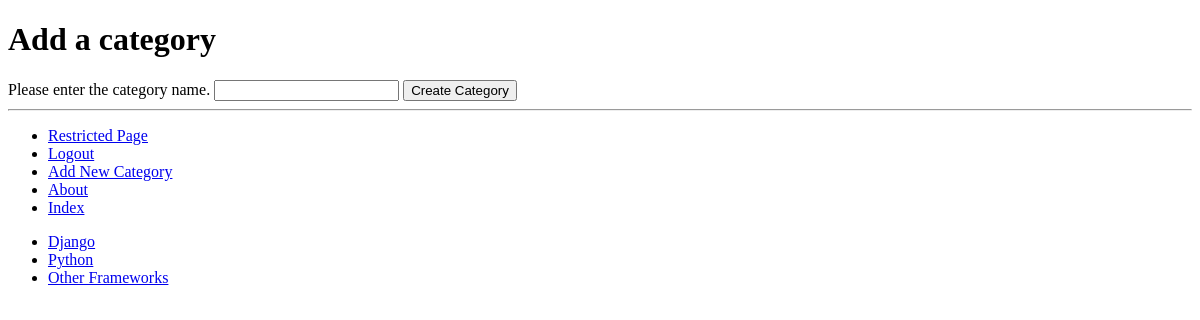
Before: /rango/add_category/ (signed in) with the older database file.
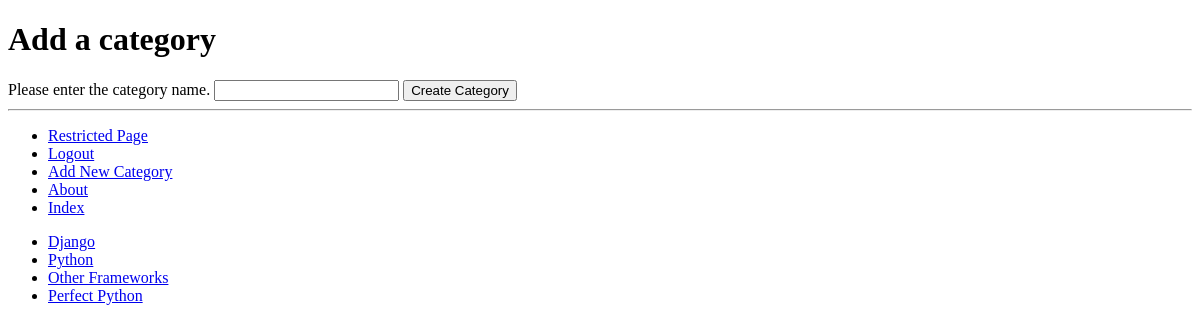
After: the same page with the newer database file.
### rango/models.py (models this page shows, shortened)
class Category(models.Model):
    name = models.CharField(max_length=128, unique=True)
    views = models.IntegerField(default=0)
    likes = models.IntegerField(default=0)
    slug = models.SlugField(unique=True)
    class Meta:
        verbose_name_plural = 'categories'

### rango/views.py (the view, shortened to what this page needs)
@login_required
def add_category(request):
    form = CategoryForm()
    return render(request, 'rango/add_category.html', {'form': form})

### rango/forms.py
class CategoryForm(forms.ModelForm):
    name = forms.CharField(max_length=128, help_text="Please enter the category name.")
    views = forms.IntegerField(widget=forms.HiddenInput(), initial=0)
    likes = forms.IntegerField(widget=forms.HiddenInput(), initial=0)
    slug = forms.CharField(widget=forms.HiddenInput(), required=False)
    class Meta:
        model = Category
        fields = ('name',)

### rango/templatetags/rango_template_tags.py (called while the page is built)
@register.inclusion_tag('rango/cats.html')
def get_category_list(cat=None):
    return {'cats': Category.objects.all(),
            'act_cat': cat}

### templates/rango/add_category.html (shortened to what this page needs)
{% extends 'rango/base.html' %}
{% load staticfiles %}
{% block body_block %}
<h1>Add a category</h1>
<div>
    <form id="category_form" method="post" action="{% url 'add_category' %}">
        {% for field in form.visible_fields %}
            {{ field.help_text }}
            {{ field }}
        {% endfor %}
        <input type="submit" name="submit" value="Create Category">
    </form>
</div>
{% endblock %}

### templates/rango/cats.html
<ul>
    {% if cats %}
        {% for cat in cats %}
            {% if cat == act_cat %}
                <li><strong><a href="{% url 'show_category' cat.slug %}">{{ cat.name }}</a></strong></li>
                {% else %}
                <li><a href="{% url 'show_category' cat.slug %}">{{ cat.name }}</a></li>
            {% endif %}
        {% endfor %}
    {% else %}
        <li>There is no category present.</li>
    {% endif %}
</ul>

Changed rows visible on the page:
added Category: name "Perfect Python"
